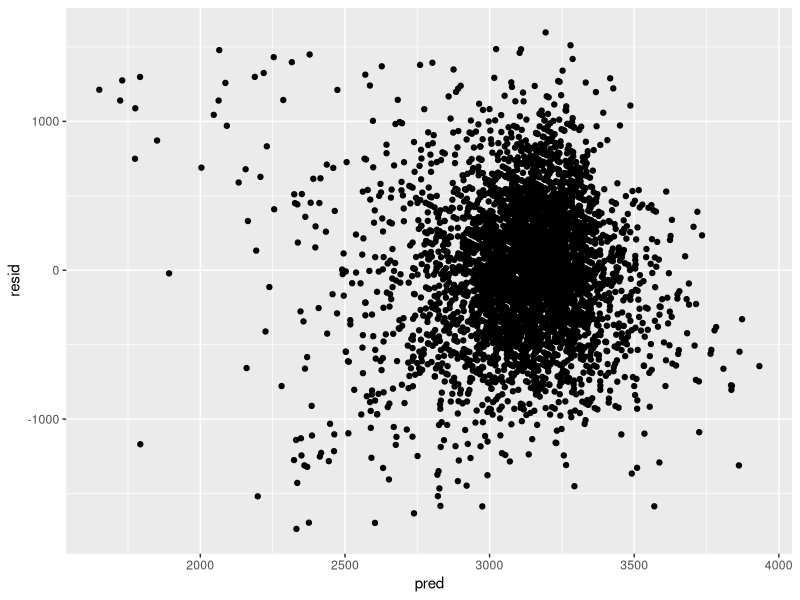
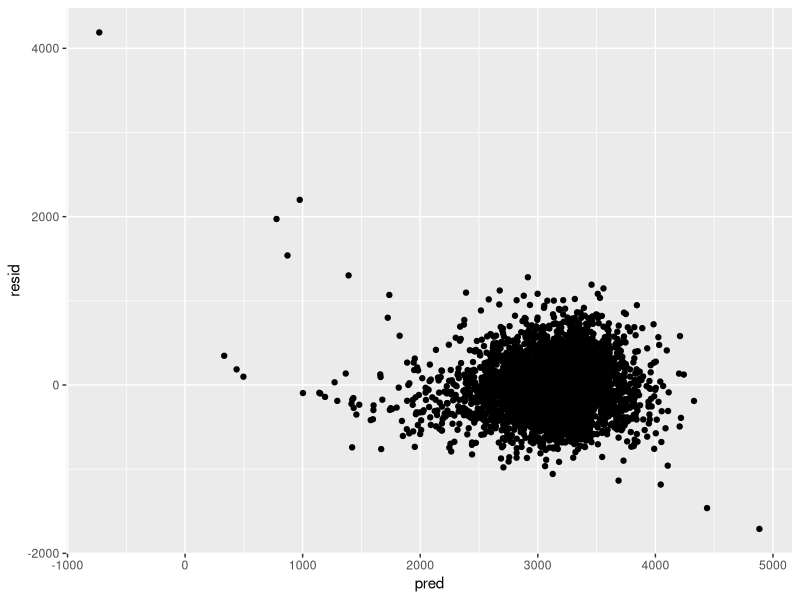

Reproduce these figures in R, in order.
## ---- chunk 1
knitr::opts_chunk$set(echo = TRUE)

library(tidyverse)
library(modelr)
library(mgcv)
## ---- chunk 2
birthweight_data = read_csv(file = "./files/birthweight.csv") %>% 
  mutate(
    babysex = factor(babysex, levels = c(1,2), labels = c("male", "female")),
    frace = factor(frace, levels = c(1,2,3,4,8,9), labels = c("white", "black", "asian", "puerto rican", "other", "unkown")),
    malform = factor(malform, levels = c(0,1), labels = c("absent", "present")),
    mrace = factor(mrace, levels = c(1,2,3,4,8), labels = c("white", "black", "asian", "puerto rican", "other"))
  )
## ---- chunk 3
model1 = lm(bwt ~ ppbmi + gaweeks + smoken + malform, data = birthweight_data)

model1 %>% 
  broom::tidy()

bw_res_pred = birthweight_data %>% 
  modelr::add_residuals(model1) %>% 
  modelr::add_predictions(model1) 

bw_res_pred %>% 
  ggplot(aes(x = pred, y = resid)) + 
  geom_point()

modelr::add_predictions(birthweight_data, model1)
## ---- chunk 4
model2 = lm(bwt ~ blength + gaweeks, data = birthweight_data)

bw_respred_m2 = birthweight_data %>% 
  modelr::add_residuals(model2) %>% 
  modelr::add_predictions(model2) 

bw_respred_m2 %>% 
  ggplot(aes(x = pred, y = resid)) + 
  geom_point()






model3 = lm(bwt ~ bhead + blength + babysex + bhead*blength + bhead*babysex + blength*babysex + bhead*blength*babysex, data = birthweight_data)
